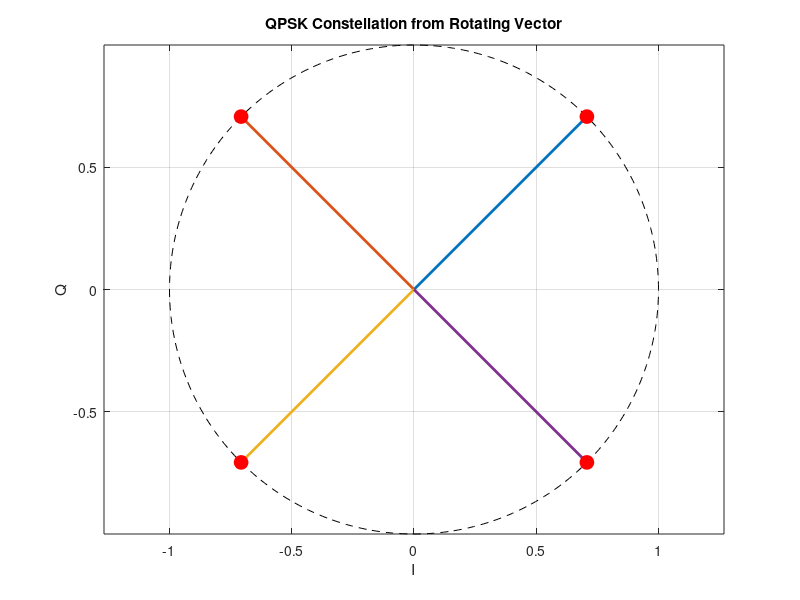

MATLAB code for this plot:
clear
clc
close all

angles = [45 135 225 315];

figure

theta = linspace(0,2*pi,300);

plot(cos(theta),sin(theta),'k--')

hold on

for k=1:length(angles)

    I = cosd(angles(k));

    Q = sind(angles(k));

    plot([0 I],[0 Q],'LineWidth',2)

    plot(I,Q,'ro','MarkerFaceColor','r','MarkerSize',10)

end

grid on

axis equal

xlabel('I')

ylabel('Q')

title('QPSK Constellation from Rotating Vector')
